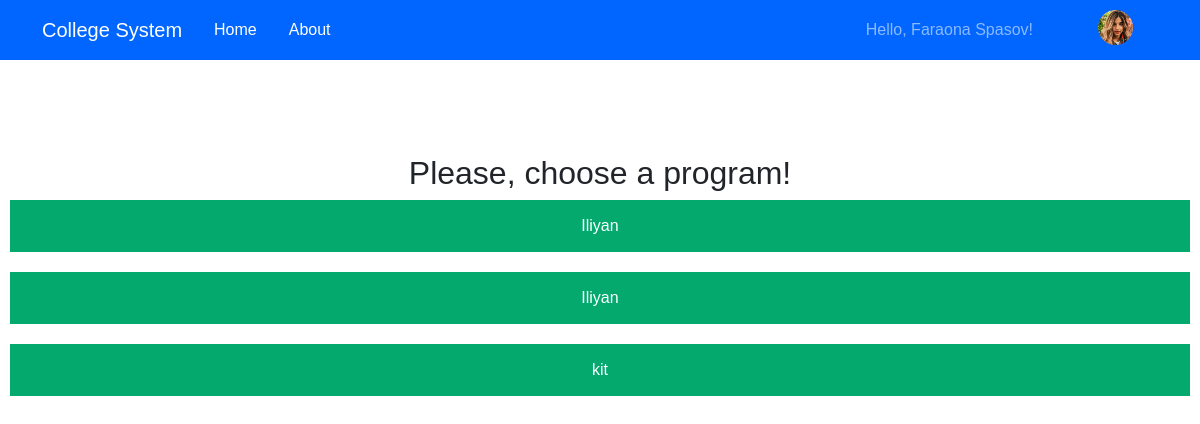
Page /faculty.php?faculty_id=1 (signed in) on the earlier database version.
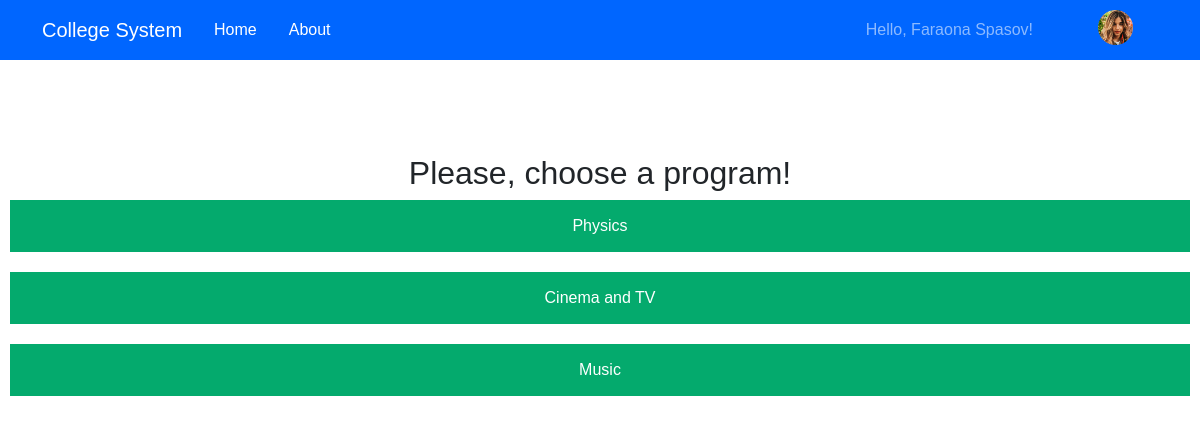
Same page on the later database version.
### tables this page shows
CREATE TABLE `departments` (
  `id` int(11) NOT NULL,
  `name` varchar(80) NOT NULL,
  `college` int(11) NOT NULL DEFAULT 1,
  `department_chair` int(11) NOT NULL,
  `faculty` int(11) NOT NULL
);

### faculty.php (the view, shortened to what this page needs)
<?php
include("includes/connection.php");
?>
<!DOCTYPE html>
<html>
<head>
	<?php include("includes/header_links.php"); ?>
</head>
<body>
	<?php include("includes/header_navigation.php"); ?>
	<h2 style="text-align: center;">Please, choose a program!</h2>
	<form>
	<?php
				$faculty_id=$_GET['faculty_id'];
				$query_department = "SELECT id, name FROM departments WHERE faculty='$faculty_id'";
			         		$res_departement = mysqli_query($connect,$query_department);
			         		while($row = mysqli_fetch_assoc($res_departement)) {
			         			$department_id = $row['id'];
			         			?>
			         			<div class="form-group">
									<button class="block"> <a href="department.php?department_id=<?=$department_id?>"><?=$row['name']?></a></button>
								</div>
			         		<?php
			         		}
			        ?>
	</form>
</body>
</html>

### includes/header_links.php (shortened to what this page needs)
<link rel="stylesheet" href="/College/static/css/bootstrap.min.css" />
<link rel="stylesheet" href="/College/static/css/styles.css">

### includes/header_navigation.php (shortened to what this page needs)
<nav class="navbar fixed-top navbar-expand-lg navbar-dark p-md-3" style="background-color: #0066ff;">
      <div class="container">
        <a class="navbar-brand" href="#">College System</a>
                    <li class="nav-item">
                        <?php
                            $href = $_SERVER['REQUEST_URI'];
                            if(isset($_SESSION['role_redirect'])) $href = $_SESSION['role_redirect'];
                        ?>
              <a class="nav-link text-white" href="<?=$href?>">Home</a>
            </li>
            <li class="nav-item">
              <a class="nav-link text-white" href="about.php">About</a>
            </li>
        <div class="collapse navbar-collapse" id="navbarNav">
          <ul class="navbar-nav">
            <?php
            if(isset($_SESSION['user_id'])){ ?>
            <li class="nav-item">
                <a href="<?=$_SESSION['role_redirect']?>" class="nav-link"><?php echo "Hello, " . $_SESSION['firstname'] . " " . $_SESSION['surname'] . "!"; ?></a>
            </li>
            <li class="nav-item">
              <div class="nav_right">
            <ul>
                <li class="nr_li dd_main">
                    <img src="/College/img/profile_pic.png" alt="Profile">
                </li>
                </ul>
            </div>
            </li>
        <?php } ?>
          </ul>
        </div>
      </div>
    </nav>
    <br></br>
    <br></br>
    <br></br>

### faculty.php (style rules this page uses)
*, *::before, *::after { box-sizing: border-box; -webkit-box-sizing: border-box; }
body { font-family: sans-serif; margin: 0; padding: 10px; }
.block { display: block; width: 100%; border: none; background-color: #04AA6D; color: white; padding: 14px 28px; font-size: 16px; cursor: pointer; text-align: center; }
.form-group { margin-bottom: 20px; }
a { text-decoration: none; color: white; }

Differences in the rows shown:
removed departments: name "Iliyan"
removed departments: name "kit"
added departments: name "Physics"
added departments: name "Cinema and TV"
changed departments: name "Iliyan" → "Music"
